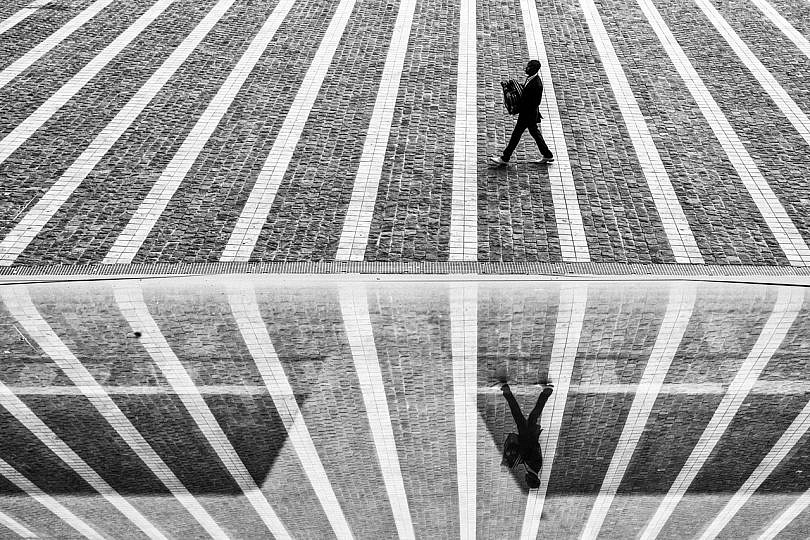
#> input picture images/Lineas-810x540.jpg, 810 x 540 px
$ python canny.py
#> lines starting #> are read from the running program, lines starting #| are printed output that depends on the picture
import cv2
import numpy as np
from matplotlib import pyplot as plt

def nothing(x):
    pass


img = cv2.imread('./images/Lineas-810x540.jpg', 0)
#> img is the input picture: shape (540, 810); min 0, max 255, mean 156.1
cv2.namedWindow('image')
cv2.createTrackbar('minVal', 'image', 0, 255, nothing)
cv2.createTrackbar('maxVal', 'image', 0, 255, nothing)

minVal = 0
maxVal = 0

while(1):
	edges = cv2.Canny(img, minVal, maxVal)
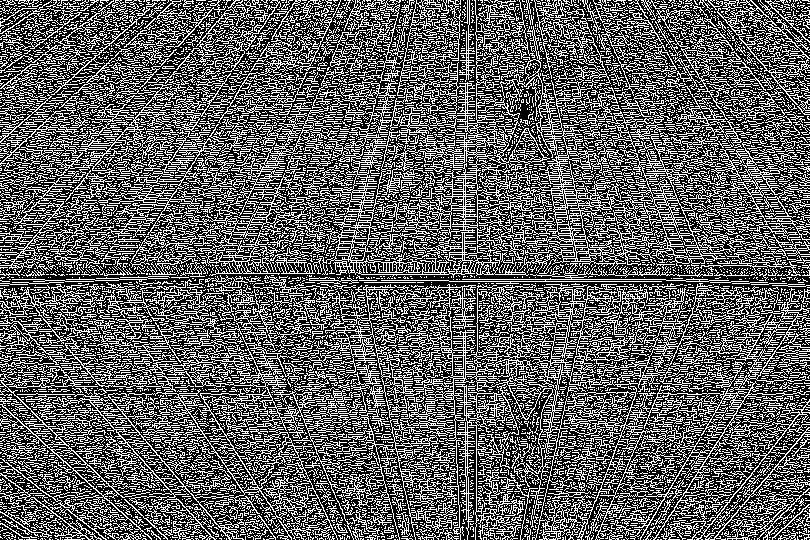
#> edges: shape (540, 810); 37.5% white in thin lines or dots
	cv2.imshow('image', edges)
	k = cv2.waitKey(1) & 0xFF
#> (key Esc is pressed here)
	if k == 27:

		break
	minVal = cv2.getTrackbarPos('minVal','image')
	maxVal = cv2.getTrackbarPos('maxVal','image')


cv2.destroyAllWindows()

$ run again, with images/monedas.jpg copied over images/Lineas-810x540.jpg
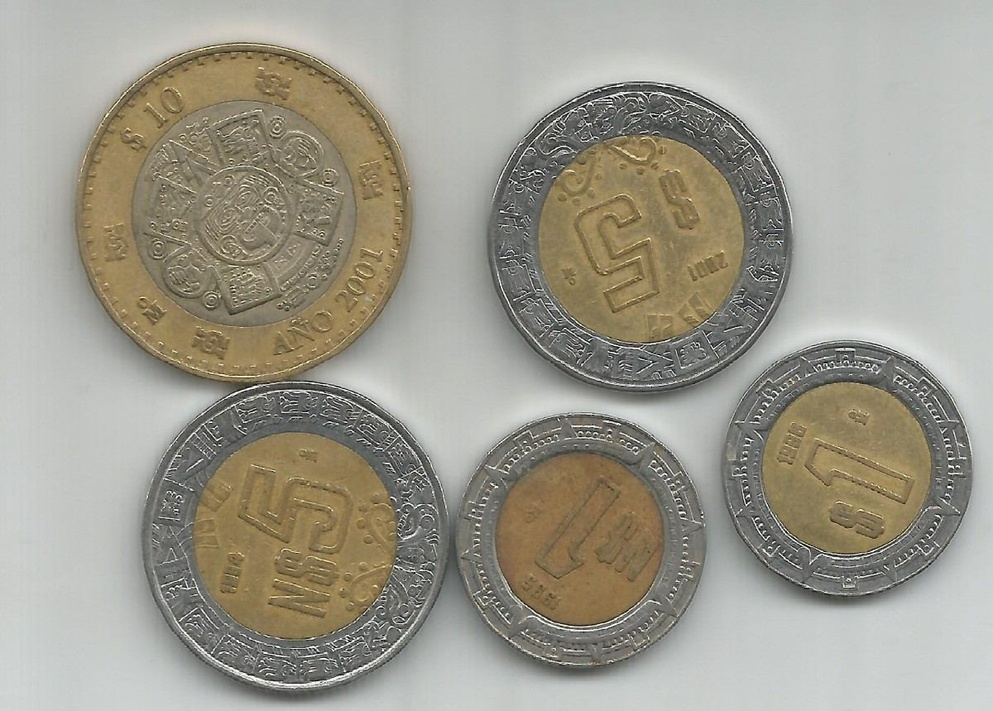
#> input picture images/monedas.jpg, 993 x 711 px, shrunk from 1200 x 859 before the run
#> `img = cv2.imread('./images/Lineas-810x540.jpg', 0)`:
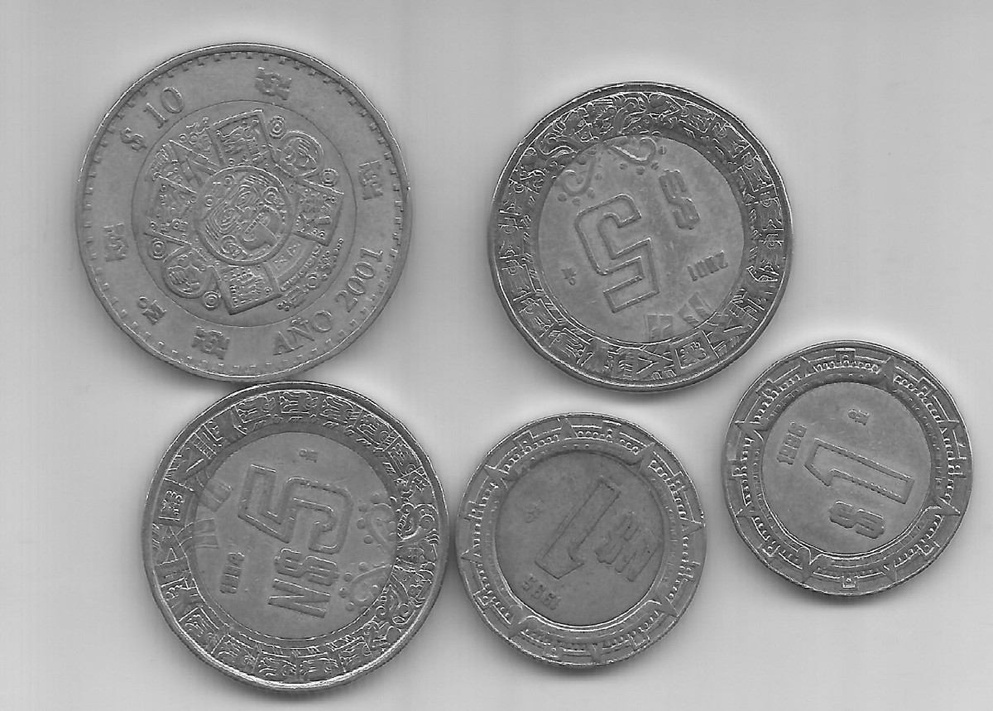
#> img: shape (711, 993); min 0, max 255, mean 154.6
#> `edges = cv2.Canny(img, minVal, maxVal)`:
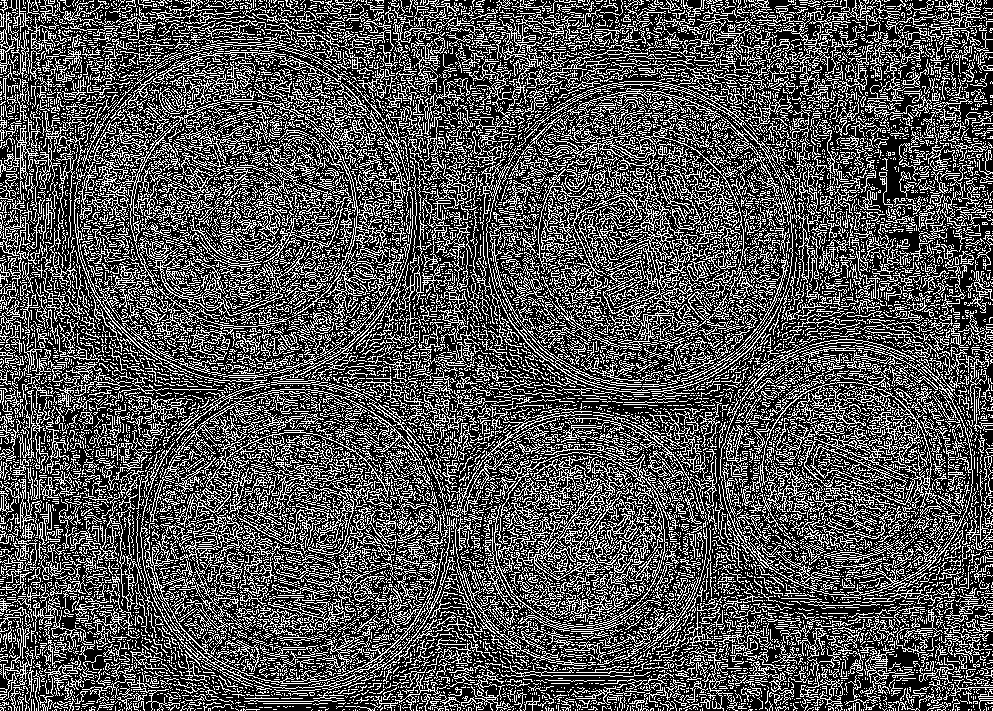
#> edges: shape (711, 993); 32.3% white in thin lines or dots
